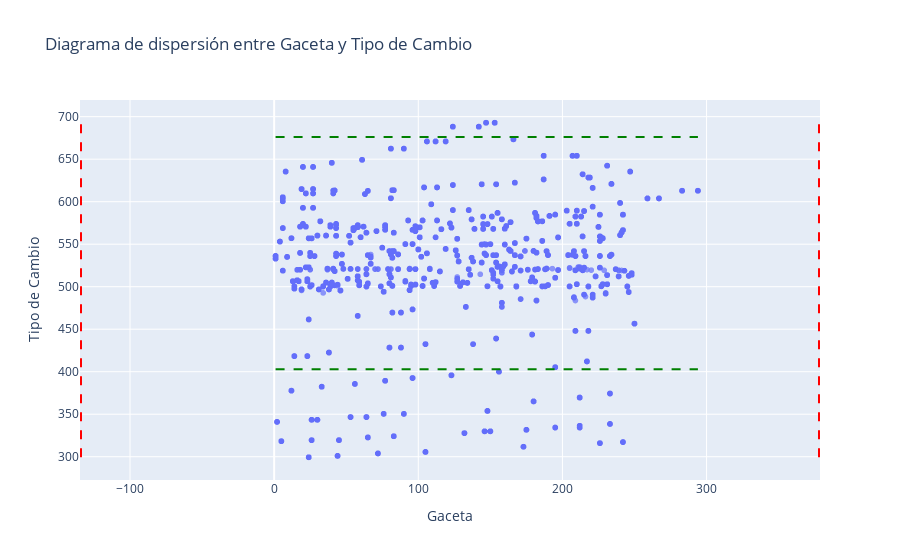

Write notebook code for a chart like this one.
### Code cell
#@lru_cache(maxsize=32)  # Cachear resultados para columnas frecuentemente analizadas
def detectar_outliers(serie):
    """
    Detecta outliers basado en IQR para una serie.
    
    Args:
        serie: Serie de pandas
    
    Returns:
        tuple: (outliers, limite_inferior, limite_superior, Q1, Q3)
    """
    # Calcular cuartiles una sola vez
    Q1 = serie.quantile(0.25)
    Q3 = serie.quantile(0.75)
    IQR = Q3 - Q1
    
    # Calcular límites
    limite_inferior = Q1 - 1.5 * IQR
    limite_superior = Q3 + 1.5 * IQR
    
    # Identificar outliers (uso de vectorización)
    mask_outliers = (serie < limite_inferior) | (serie > limite_superior)
    outliers = serie[mask_outliers]
    
    return outliers, limite_inferior, limite_superior, Q1, Q3

def analizar_outliers(dataframe, max_cols=5, threshold_missing=0.5, plot=True):
    """
    Analiza y visualiza outliers en columnas numéricas.
    
    Args:
        dataframe: DataFrame de pandas
        max_cols: Número máximo de columnas a analizar
        threshold_missing: Umbral de valores faltantes para excluir columnas
        plot: Si True, genera visualizaciones
    
    Returns:
        dict: Resultados del análisis de outliers
    """
    print("\nDetección de valores atípicos en columnas numéricas:")
    
    # Seleccionar columnas numéricas con suficientes valores únicos
    # Uso de list comprehension para mayor eficiencia
    cols_numericas = dataframe.select_dtypes(include=["float64", "int64"]).columns
    cols_numericas_sample = [c for c in cols_numericas 
                           if dataframe[c].nunique() > 5 
                           and dataframe[c].isnull().sum() / len(dataframe) < threshold_missing][:max_cols]
    
    resultados = {}
    figuras = []
    
    for col in cols_numericas_sample:
        # Usar valores no nulos directamente
        serie_limpia = dataframe[col].dropna()
        
        # Detectar outliers (usando caché)
        outliers, limite_inferior, limite_superior, Q1, Q3 = detectar_outliers(serie_limpia)
        
        # Guardar resultados
        info_outliers = {
            "limite_inferior": limite_inferior,
            "Q1": Q1,
            "Q3": Q3,
            "limite_superior": limite_superior,
            "n_outliers": len(outliers),
            "porcentaje_outliers": (len(outliers) / serie_limpia.count()) * 100
        }
        resultados[col] = info_outliers
        
        # Imprimir información
        print(f"\nColumna: {col}")
        print(f"- Límite inferior: {limite_inferior:.2f}")
        print(f"- Q1: {Q1:.2f}")
        print(f"- Q3: {Q3:.2f}")
        print(f"- Límite superior: {limite_superior:.2f}")
        print(f"- Número de outliers: {len(outliers)}")
        print(f"- Porcentaje de outliers: {info_outliers['porcentaje_outliers']:.2f}%")
        
        if plot:
            # Visualización de boxplot
            plt.figure(figsize=(12, 6))
            sns.boxplot(x=serie_limpia)
            plt.title(f'Boxplot de {col}')
            plt.tight_layout()
            figuras.append(plt.gcf())
            plt.show()
            
            # Visualización de la distribución
            plt.figure(figsize=(12, 6))
            sns.histplot(serie_limpia, kde=True)
            plt.axvline(x=limite_inferior, color='r', linestyle='--', label=f'Límite inferior ({limite_inferior:.2f})')
            plt.axvline(x=limite_superior, color='r', linestyle='--', label=f'Límite superior ({limite_superior:.2f})')
            plt.title(f'Distribución de {col} con límites de outliers')
            plt.legend()
            plt.tight_layout()
            figuras.append(plt.gcf())
            plt.show()
    
    # Visualización interactiva con Plotly (si hay al menos 2 columnas)
    if len(cols_numericas_sample) >= 2 and plot:
        col1, col2 = cols_numericas_sample[:2]
        
        # Crear figura una sola vez
        fig = px.scatter(
            dataframe.dropna(subset=[col1, col2]), 
            x=col1, 
            y=col2, 
            opacity=0.7,
            title=f'Diagrama de dispersión entre {col1} y {col2}',
            labels={col1: col1, col2: col2}
        )
        
        # Obtener límites
        _, lim_inf_1, lim_sup_1, _, _ = detectar_outliers(dataframe[col1].dropna())
        _, lim_inf_2, lim_sup_2, _, _ = detectar_outliers(dataframe[col2].dropna())
        
        # Añadir límites
        y_min, y_max = dataframe[col2].min(), dataframe[col2].max()
        x_min, x_max = dataframe[col1].min(), dataframe[col1].max()
        
        # Preparar todas las líneas de una vez
        shapes = [
            dict(type="line", x0=lim_inf_1, y0=y_min, x1=lim_inf_1, y1=y_max,
                 line=dict(color="Red", width=2, dash="dash")),
            dict(type="line", x0=lim_sup_1, y0=y_min, x1=lim_sup_1, y1=y_max,
                 line=dict(color="Red", width=2, dash="dash")),
            dict(type="line", x0=x_min, y0=lim_inf_2, x1=x_max, y1=lim_inf_2,
                 line=dict(color="Green", width=2, dash="dash")),
            dict(type="line", x0=x_min, y0=lim_sup_2, x1=x_max, y1=lim_sup_2,
                 line=dict(color="Green", width=2, dash="dash"))
        ]
        
        # Añadir todas las formas de una vez
        fig.update_layout(shapes=shapes)
        fig.show()
        
        figuras.append(fig)
    
    return resultados, figuras

# Ejecutar análisis de outliers
resultados_outliers, figuras_outliers = analizar_outliers(df_clean, max_cols=5)

### Figure 1 — Plotly figure (JSON) as saved in the notebook; plotly's stock layout.template omitted (floating-point values rounded to 4 significant figures; data arrays with more than 128 entries replaced by an {"elided": "..."} marker saying what was removed)
{"data": [{"hovertemplate": "Gaceta=%{x}<br>Tipo de Cambio=%{y}<extra></extra>", "legendgroup": "", "marker": {"color": "#636efa", "opacity": 0.7, "symbol": "circle"}, "mode": "markers", "name": "", "showlegend": false, "type": "scattergl", "x": {"elided": "7353 int values"}, "xaxis": "x", "y": {"elided": "7353 float values"}, "yaxis": "y"}], "layout": {"legend": {"tracegroupgap": 0}, "shapes": [{"line": {"color": "Red", "dash": "dash", "width": 2}, "type": "line", "x0": -134, "x1": -134, "y0": 299.4, "y1": 692.9}, {"line": {"color": "Red", "dash": "dash", "width": 2}, "type": "line", "x0": 378, "x1": 378, "y0": 299.4, "y1": 692.9}, {"line": {"color": "Green", "dash": "dash", "width": 2}, "type": "line", "x0": 1, "x1": 294, "y0": 402.9, "y1": 402.9}, {"line": {"color": "Green", "dash": "dash", "width": 2}, "type": "line", "x0": 1, "x1": 294, "y0": 676.1, "y1": 676.1}], "title": {"text": "Diagrama de dispersión entre Gaceta y Tipo de Cambio"}, "xaxis": {"anchor": "y", "domain": [0, 1], "title": {"text": "Gaceta"}}, "yaxis": {"anchor": "x", "domain": [0, 1], "title": {"text": "Tipo de Cambio"}}}}
